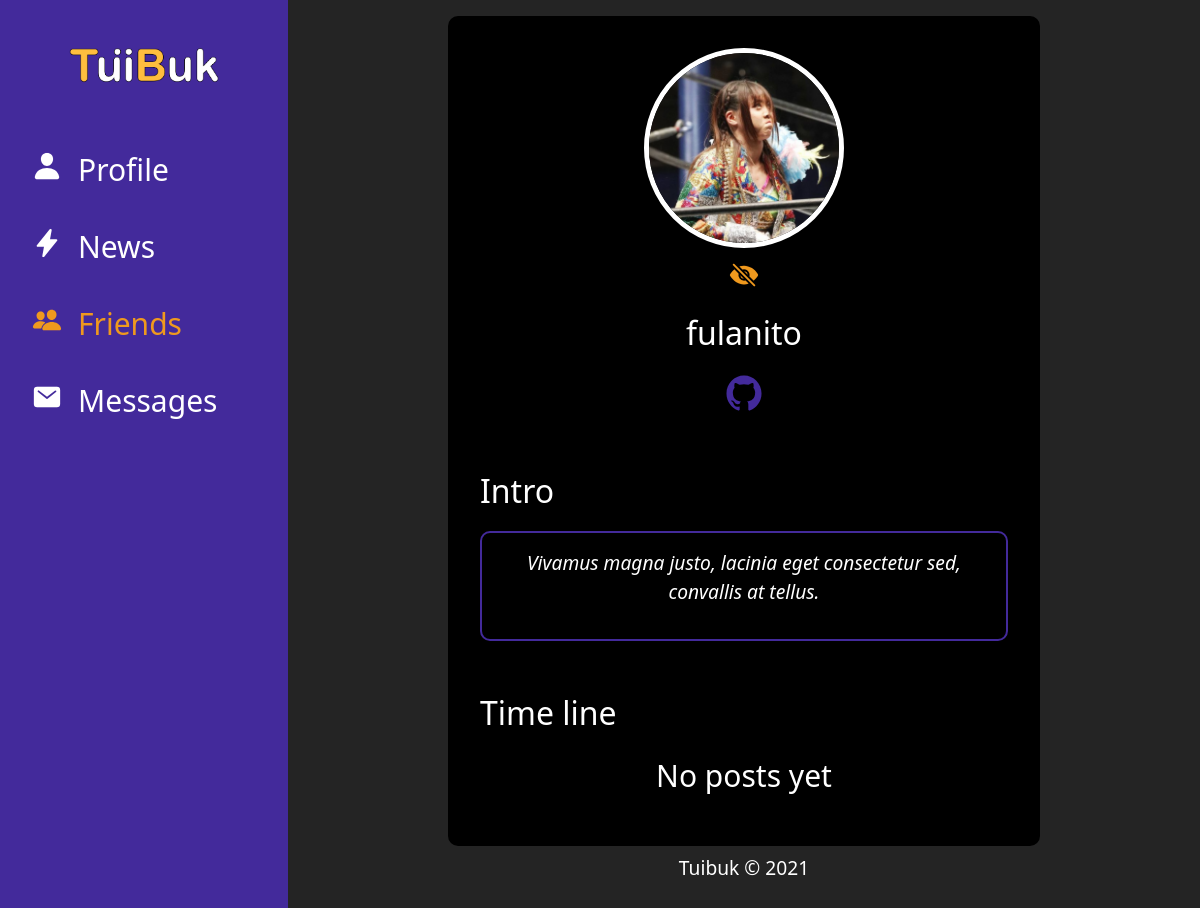
The app's page /friends/profile-person/cwguhj/ (signed in), older data.
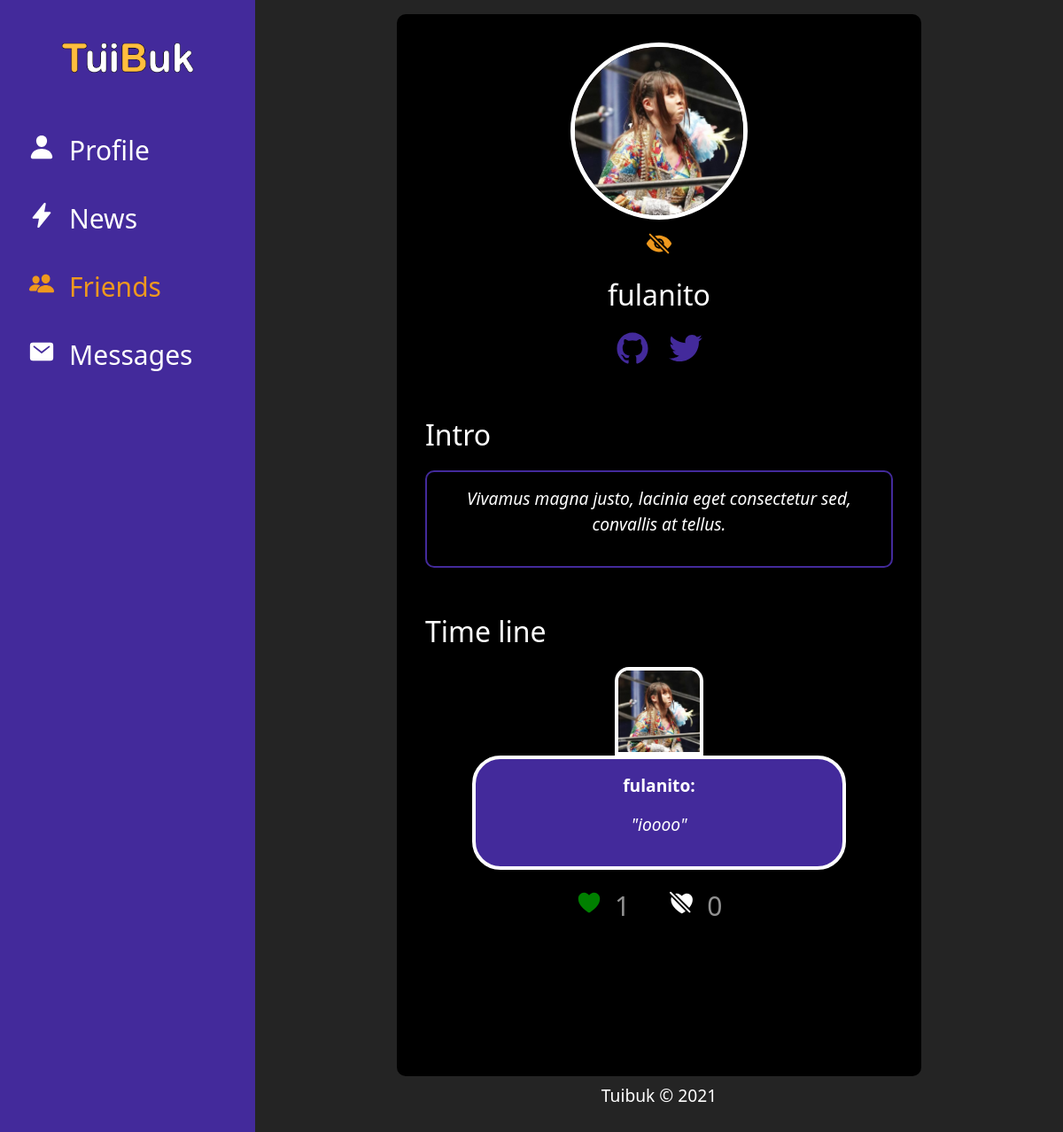
The same page, newer data.
### posts/models.py (models this page shows, shortened)
class PostUser(models.Model):
    owner = models.ForeignKey(User, on_delete=models.CASCADE, null=True)
    post_user = models.TextField()
    date_post = models.DateTimeField(auto_now_add=True)
    like_post = models.ManyToManyField(User, related_name='likes', blank=True)
    dislike_post = models.ManyToManyField(User, related_name='dislikes', blank=True)
    def total_likes(self):
        return self.like_post.count()
    def total_dislikes(self):
        return self.dislike_post.count()
    class Meta:
        verbose_name = 'Post'
        verbose_name_plural = 'Posts'
        ordering = ['-date_post']

### registration/models.py (models this page shows, shortened)
class Profile(models.Model):
    user_name = models.OneToOneField(User, on_delete=models.CASCADE)
    friend_user_code = models.CharField(max_length=15, unique=True, blank=True)
    img_profile = models.ImageField(upload_to = 'profiles', null=True, blank=True)
    intro = models.TextField(null=True, blank=True)
    birthday = models.DateField(null=True, blank=True, default=datetime.date.today)
    nationality = models.CharField(max_length=100, blank=True)
    sn_github = models.CharField(max_length=100, null=True, blank=True)
    sn_twitter = models.CharField(max_length=100, null=True, blank=True)
    sn_youtube = models.CharField(max_length=100, null=True, blank=True)
    friends = models.ManyToManyField(User, related_name='friends', blank=True)

### friends/views.py (the view)
# urls.py: path('profile-person/<str:slug>/', ProfileFriend.as_view(), name='profile'),
class ProfileFriend(DetailView):
    model = Profile
    slug_field = 'friend_user_code'
    template_name = 'friends/friend_profile.html'
    def get_context_data(self, **kwargs):
        context = super(ProfileFriend, self).get_context_data(**kwargs)
        current_user = self.request.user
        friend_user = context['object'].user_name
        relation_op_one = Relationship.objects.filter(sender__user_name__username = current_user,
                                                      receiver__user_name__username = friend_user)
        relation_op_two = Relationship.objects.filter(sender__user_name__username=friend_user,
                                                      receiver__user_name__username=current_user)
        if relation_op_one:
            element_relation = relation_op_one.first()
            if element_relation.status == 'send':
                context['relation'] = 'user_cancel'
                context['id_relation'] = element_relation.id
            else:
                context['relation'] = 'no_request'
        elif relation_op_two:
            element_relation = relation_op_two.first()
            if element_relation.status == 'send':
                context['relation'] = 'user_accept'
                context['id_relation'] = element_relation.id
            else:
                context['relation'] = 'no_request'
        else:
            context['relation'] = 'request'
        post_friend = PostUser.objects.filter(owner=friend_user)
        context['posts'] = post_friend
        return context
    def dispatch(self, request, *args, **kwargs):
        obj = super(ProfileFriend, self).get_object()
        if self.request.user == obj.user_name:
            return redirect('profile_core:profile')
        else:
            relation_users = Relationship.objects.filter(Q(sender__user_name__username=obj.user_name,
                                                            receiver__user_name__username=self.request.user) |
                                                          Q(sender__user_name__username=self.request.user,
                                                           receiver__user_name__username=obj.user_name))
            if relation_users:
                relation_status = relation_users.first().status
                if relation_status == 'blocked':
                    return redirect('friends:list')
                else:
                    return super(ProfileFriend, self).dispatch(request, *args, **kwargs)
            else:
                return super(ProfileFriend, self).dispatch(request, *args, **kwargs)

### friends/templates/friends/friend_profile.html (shortened to what this page needs)
{% extends 'base.html' %}
{% block content %}
{% if object.img_profile %}
    <div class="container-img-profile mx-auto">
        <img class="img-profile" src="{{object.img_profile.url}}" alt="">
    </div>
{% else %}
        {% load static %}
{% endif %}
<div class="text-center mt-2">
    <a class="friends-action block-icon" onclick="return abrir_modal('{% url 'friends:block_user' object.user_name %}')"  href="#"><ion-icon name="eye-off"></ion-icon></a>
</div>
<div class="label-name-profile text-center mt-2"><p>{{object.user_name}}</p></div>
<div class="text-center">
    <div class="social-media-profile">
        {% if object.sn_github %}
            <a href="{{object.sn_github}}" class="social-link-profile github" target="_blank"><ion-icon class="social-icon-profile mx-1 mx-md-2" name="logo-github"></ion-icon></a>
        {% endif %}
        {% if object.sn_twitter %}
            <a href="{{object.sn_twitter}}" class="social-link-profile twitter" target="_blank"><ion-icon class="social-icon-profile mx-1 mx-md-2" name="logo-twitter"></ion-icon></a>
        {% endif %}
    </div>
</div>
<div class="label-profile text-left mt-5"><p>Intro</p></div>
{% if object.user_name not in request.user.profile.friends.all  %}
    <div class="section-profile">
        <p class="p-info-profile">
            Add this person to see your profile.
        </p>
    </div>
{% else %}
    <div class="section-profile">
        <p class="p-info-profile">
            {{object.intro}}
        </p>
    </div>
    <div class="label-profile text-left mt-5"><p>Time line</p></div>
    <div class="time-line-profile">
        {% if posts %}
            {% for element in posts %}
                <div class="content-target-profile">
                    <div >
                        <div class="content-img-target-profile mx-auto">
                            {% if object.img_profile %}
                                <img class="img-target-profile" src="{{object.img_profile.url}}" alt="">
                            {% else %}
                                <img class="img-target-profile" src="{% static 'img/profile-default.jpg' %}" alt="">
                            {% endif %}
                        </div>
                    </div>
                    <div class="content-p-target-profile mx-auto">
                        <p class="p-name-target-profile">{{element.owner}}: </p>
                        <p class="p-target-profile">"{{element.post_user}}"</p>
                    </div>
                    <div class="like-dislike-container text-center mt-2">
                        <button class="btn-like-dislike {% if request.user in element.like_post.all %}like_active{% endif %}" id="likebtn_{{element.owner}}_{{element.id}}">
                            <ion-icon name="heart"></ion-icon>
                        </button>
                        <input class="input-like-dislike" type="number" name="" id="input_like_{{element.owner}}_{{element.id}}" value="{{element.total_likes}}" readonly>
                        <button class="btn-like-dislike {% if request.user in element.dislike_post.all %}dislike_active{% endif %}" id="dislikebtn_{{element.owner}}_{{element.id}}">
                            <ion-icon name="heart-dislike"></ion-icon>
                        </button>
                        <input class="input-like-dislike" type="number" name="" id="input_dislike_{{element.owner}}_{{element.id}}" value="{{element.total_dislikes}}" readonly>
                    </div>
                </div>
            {% endfor %}
        {% else %}
            <div class="text-center">
                <p class="p-no-posts">No posts yet</p>
            </div>
        {% endif %}
    </div>
{% endif %}
{% endblock %}

Row changes from the older to the newer data that the page shows:
changed Profile "Vivamus magna justo, lacinia eget consectetur sed, convallis at tellus.": sn_twitter empty → "https://www.twitter.com/" (drawn)
added PostUser: img_profile (picture), owner "fulanito", post_user "ioooo", total_likes "1", total_dislikes "0"
Text that changed along with them:
text no longer shown: "No posts yet"
